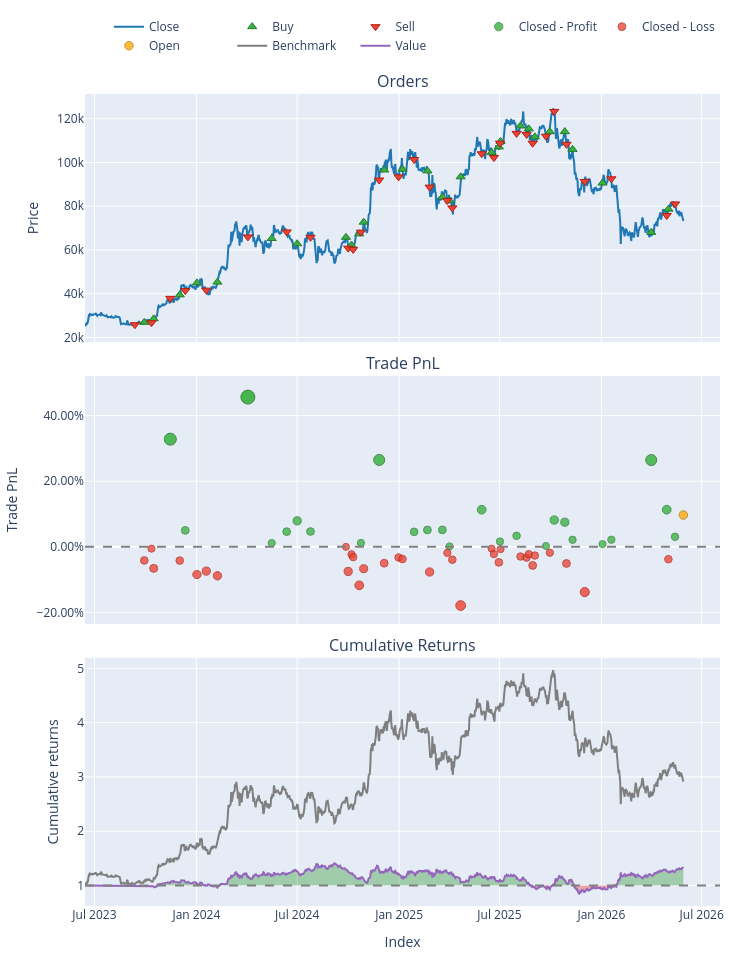

The notebook cell this image was saved under:
### Code cell
#================================================
# 1. Загружаем и готовим данные
#================================================
end_date = datetime.datetime.now()
start_date = end_date - datetime.timedelta(days=1080)

btc_price = vbt.YFData.download(
    'BTC-USD',
    missing_index = 'drop',
    start = start_date,
    end = end_date,
    interval = "1d").get()

# Пока не знаю зачем, но выгрузим данные в OHLC
open_price = btc_price['Open']
high = btc_price['High']
low = btc_price['Low']
close = btc_price['Close']

#=================================================
# 2. Прописываем функцию для индикатора
#=================================================
def breaker_indicator(open_price, high, low, close,
                     lookback = 90,
                     range_days = 5,
                     volatility = 0.02,
                     reward_risk = 5):
    
    # Нам нужны entry_long, entry_short, stop_loss, take_profit, проведем инициализацию
    min_risk = 0.003
    n = len(close)
    entry_long = pd.Series(False, index=close.index)
    entry_short = pd.Series(False, index=close.index)
    take_profit = pd.Series(np.nan, index=close.index)
    stop_loss = pd.Series(np.nan, index=close.index)

    # пройдем по свечам
    for i in range(lookback, n):
        range_start = i - range_days - 1
        range_high = high.iloc[range_start:i-1].max().item()
        range_low = low.iloc[range_start:i-1].min().item()
        range_width = (range_high - range_low)/range_low

        is_narrow_range = range_width <= volatility

        if is_narrow_range:     
            if close.iloc[i-1].item() > range_high:
                entry_long.iloc[i] = True
                stop_loss.iloc[i] = open_price.iloc[i-1]
                risk = open_price.iloc[i].item() - stop_loss.iloc[i].item()
                take_profit.iloc[i] = open_price.iloc[i] + risk*reward_risk
                if risk<min_risk:
                    entry_long.iloc[i] = False
                    stop_loss.iloc[i] = np.nan
                    take_profit.iloc[i] = np.nan
            elif close.iloc[i-1].item() < range_low:
                entry_short.iloc[i] = True
                stop_loss.iloc[i] = open_price.iloc[i-1]
                risk = stop_loss.iloc[i].item() - open_price.iloc[i].item()
                take_profit.iloc[i] = open_price.iloc[i] - risk*reward_risk
                if risk<min_risk:
                    entry_short.iloc[i] = False
                    stop_loss.iloc[i] = np.nan
                    take_profit.iloc[i] = np.nan

    return entry_long, entry_short, take_profit, stop_loss

#================================================
# 3. Оборачиваем индикатор через IndicatorFactory
#================================================
BreakerIndicator = vbt.IndicatorFactory(
    input_names = ['open_price', 'high', 'low', 'close'],
    param_names = ['lookback', 'range_days', 'volatility', 'reward_risk'],
    output_names = ['entry_long', 'entry_short', 'take_profit', 'stop_loss']
).from_apply_func(breaker_indicator,
                  lookback = 90,
                  range_days = 5,
                  volatility = 0.02,
                  reward_risk = 5,
                  keep_pd=True
)

# ============================================================
# 4. ЗАПУСК ИНДИКАТОРА
# ============================================================
res = BreakerIndicator.run(open_price, high, low, close,
                     lookback = 90,
                     range_days = 3,
                     volatility = 0.05,
                     reward_risk = 3)

# ============================================================
# 5. ЗАПУСК БЭКТЕС
# ============================================================
pf = vbt.Portfolio.from_signals(
    close,
    entries = res.entry_long,
    exits=None,
    short_entries = res.entry_short,
    short_exits=None,
    init_cash = 10000,
    size=0.1,
    sl_stop = res.stop_loss,
    tp_stop = res.take_profit,
)

# ============================================================
# 6. АНАЛИЗ
# ============================================================
print(pf.stats())
pf.plot().show()

### Figure 1 — Plotly figure (JSON) as saved in the notebook; plotly's stock layout.template omitted (floating-point values rounded to 4 significant figures; data arrays with more than 128 entries replaced by an {"elided": "..."} marker saying what was removed)
{"data": [{"legendgroup": "0", "line": {"color": "#1f77b4"}, "name": "Close", "showlegend": true, "type": "scatter", "uid": "02018b84-92ef-401a-a31e-f25dce754793", "x": {"elided": "1081 str values"}, "xaxis": "x", "y": {"elided": "1081 float values"}, "yaxis": "y"}, {"customdata": [[1.0, 0.2, 0.0], [3.0, 0.2, 0.0], [5.0, 0.2, 0.0], [7.0, 0.2, 0.0], [9.0, 0.2, 0.0], [11.0, 0.2, 0.0], [13.0, 0.2, 0.0], [15.0, 0.2, 0.0], [17.0, 0.2, 0.0], [19.0, 0.2, 0.0], [21.0, 0.2, 0.0], [23.0, 0.2, 0.0], [25.0, 0.2, 0.0], [27.0, 0.2, 0.0], [29.0, 0.2, 0.0], [31.0, 0.2, 0.0], [33.0, 0.2, 0.0], [35.0, 0.2, 0.0], [37.0, 0.2, 0.0], [39.0, 0.1997, 0.0], [41.0, 0.1939, 0.0], [43.0, 0.1897, 0.0], [45.0, 0.1847, 0.0], [47.0, 0.1814, 0.0], [49.0, 0.1961, 0.0], [51.0, 0.2, 0.0], [53.0, 0.2, 0.0], [55.0, 0.2, 0.0], [57.0, 0.2, 0.0]], "hovertemplate": "Order Id: %{customdata[0]}<br>Timestamp: %{x}<br>Price: %{y}<br>Size: %{customdata[1]:.6f}<br>Fees: %{customdata[2]:.6f}", "legendgroup": "1", "marker": {"color": "#37B13F", "line": {"color": "rgb(38,123,44)", "width": 1}, "size": 8, "symbol": "triangle-up"}, "mode": "markers", "name": "Buy", "type": "scatter", "uid": "4b619c2c-02bf-497d-b2be-769247b4820a", "x": ["2023-09-29T00:00:00+00:00", "2023-10-16T00:00:00+00:00", "2023-12-02T00:00:00+00:00", "2024-01-02T00:00:00+00:00", "2024-02-08T00:00:00+00:00", "2024-05-16T00:00:00+00:00", "2024-07-01T00:00:00+00:00", "2024-09-27T00:00:00+00:00", "2024-10-07T00:00:00+00:00", "2024-10-21T00:00:00+00:00", "2024-10-29T00:00:00+00:00", "2024-12-05T00:00:00+00:00", "2025-01-07T00:00:00+00:00", "2025-02-21T00:00:00+00:00", "2025-03-20T00:00:00+00:00", "2025-04-02T00:00:00+00:00", "2025-04-22T00:00:00+00:00", "2025-06-17T00:00:00+00:00", "2025-06-30T00:00:00+00:00", "2025-07-03T00:00:00+00:00", "2025-08-08T00:00:00+00:00", "2025-08-23T00:00:00+00:00", "2025-09-03T00:00:00+00:00", "2025-09-30T00:00:00+00:00", "2025-10-27T00:00:00+00:00", "2025-11-10T00:00:00+00:00", "2026-01-03T00:00:00+00:00", "2026-04-01T00:00:00+00:00", "2026-05-02T00:00:00+00:00"], "xaxis": "x", "y": [26910.0, 28520.0, 39480.0, 44960.0, 45300.0, 65230.0, 62850.0, 65790.0, 62240.0, 67370.0, 72720.0, 96590.0, 96920.0, 96130.0, 84170.0, 82490.0, 93440.0, 104600.0, 107100.0, 109600.0, 116700.0, 115400.0, 111700.0, 114100.0, 114100.0, 106000.0, 90600.0, 68080.0, 78660.0], "yaxis": "y"}, {"customdata": [[0.0, 0.1, 0.0], [2.0, 0.2, 0.0], [4.0, 0.2, 0.0], [6.0, 0.2, 0.0], [8.0, 0.2, 0.0], [10.0, 0.2, 0.0], [12.0, 0.2, 0.0], [14.0, 0.2, 0.0], [16.0, 0.2, 0.0], [18.0, 0.2, 0.0], [20.0, 0.2, 0.0], [22.0, 0.2, 0.0], [24.0, 0.2, 0.0], [26.0, 0.2, 0.0], [28.0, 0.2, 0.0], [30.0, 0.2, 0.0], [32.0, 0.2, 0.0], [34.0, 0.2, 0.0], [36.0, 0.2, 0.0], [38.0, 0.2, 0.0], [40.0, 0.1997, 0.0], [42.0, 0.1939, 0.0], [44.0, 0.1897, 0.0], [46.0, 0.1847, 0.0], [48.0, 0.1814, 0.0], [50.0, 0.1961, 0.0], [52.0, 0.2, 0.0], [54.0, 0.2, 0.0], [56.0, 0.2, 0.0], [58.0, 0.2, 0.0]], "hovertemplate": "Order Id: %{customdata[0]}<br>Timestamp: %{x}<br>Price: %{y}<br>Size: %{customdata[1]:.6f}<br>Fees: %{customdata[2]:.6f}", "legendgroup": "2", "marker": {"color": "#EA4335", "line": {"color": "rgb(181,31,18)", "width": 1}, "size": 8, "symbol": "triangle-down"}, "mode": "markers", "name": "Sell", "type": "scatter", "uid": "d678519c-b45e-4684-8c05-b568e268d2e1", "x": ["2023-09-12T00:00:00+00:00", "2023-10-12T00:00:00+00:00", "2023-11-15T00:00:00+00:00", "2023-12-12T00:00:00+00:00", "2024-01-19T00:00:00+00:00", "2024-04-03T00:00:00+00:00", "2024-06-12T00:00:00+00:00", "2024-07-25T00:00:00+00:00", "2024-10-01T00:00:00+00:00", "2024-10-10T00:00:00+00:00", "2024-10-24T00:00:00+00:00", "2024-11-26T00:00:00+00:00", "2024-12-31T00:00:00+00:00", "2025-01-28T00:00:00+00:00", "2025-02-25T00:00:00+00:00", "2025-03-29T00:00:00+00:00", "2025-04-07T00:00:00+00:00", "2025-05-30T00:00:00+00:00", "2025-06-21T00:00:00+00:00", "2025-07-02T00:00:00+00:00", "2025-08-01T00:00:00+00:00", "2025-08-19T00:00:00+00:00", "2025-08-30T00:00:00+00:00", "2025-09-23T00:00:00+00:00", "2025-10-08T00:00:00+00:00", "2025-10-30T00:00:00+00:00", "2025-12-02T00:00:00+00:00", "2026-01-19T00:00:00+00:00", "2026-04-29T00:00:00+00:00", "2026-05-14T00:00:00+00:00"], "xaxis": "x", "y": [25830.0, 26760.0, 37880.0, 41450.0, 41620.0, 65980.0, 68240.0, 65780.0, 60840.0, 60270.0, 68160.0, 91990.0, 93430.0, 101300.0, 88740.0, 82600.0, 79240.0, 104000.0, 102300.0, 108900.0, 113300.0, 112800.0, 108800.0, 112000.0, 123400.0, 108300.0, 91350.0, 92550.0, 75780.0, 81050.0], "yaxis": "y"}, {"customdata": [[3.0, 3.0, 936.1, 0.3282], [5.0, 5.0, 197.4, 0.05], [9.0, 9.0, 2068.0, 0.4565], [10.0, 10.0, 74.92, 0.01136], [11.0, 11.0, 301.0, 0.04614], [12.0, 12.0, 538.9, 0.07897], [13.0, 13.0, 292.5, 0.04654], [19.0, 19.0, 79.32, 0.01177], [21.0, 21.0, 1926.0, 0.2649], [25.0, 25.0, 441.0, 0.0455], [26.0, 26.0, 520.7, 0.05138], [28.0, 28.0, 456.9, 0.05149], [30.0, 30.0, 11.19, 0.001354], [33.0, 33.0, 1056.0, 0.113], [37.0, 37.0, 172.4, 0.01609], [39.0, 39.0, 366.1, 0.03349], [45.0, 45.0, 24.68, 0.002607], [47.0, 47.0, 757.0, 0.08153], [48.0, 48.0, 923.6, 0.07487], [50.0, 50.0, 230.9, 0.02132], [52.0, 52.0, 74.7, 0.008177], [53.0, 53.0, 195.0, 0.02153], [54.0, 54.0, 2448.0, 0.2644], [55.0, 55.0, 769.8, 0.1131], [57.0, 57.0, 239.4, 0.03044]], "hovertemplate": "Exit Trade Id: %{customdata[0]}<br>Position Id: %{customdata[1]}<br>Exit Timestamp: %{x}<br>PnL: %{customdata[2]:.6f}<br>Return: %{customdata[3]:.2%}", "legendgroup": "3", "marker": {"color": "#37B13F", "line": {"color": "rgb(38,123,44)", "width": 1}, "opacity": [0.8578, 0.7664, 0.9, 0.7537, 0.7651, 0.7759, 0.7652, 0.7538, 0.837, 0.7649, 0.7668, 0.7669, 0.7504, 0.7871, 0.7552, 0.7609, 0.7508, 0.7767, 0.7745, 0.7569, 0.7526, 0.757, 0.8369, 0.7871, 0.7599], "size": [12.03, 7.764, 14.0, 7.171, 7.705, 8.208, 7.711, 7.178, 11.06, 7.695, 7.785, 7.787, 7.018, 8.73, 7.244, 7.511, 7.037, 8.248, 8.145, 7.324, 7.122, 7.327, 11.05, 8.732, 7.464], "symbol": "circle"}, "mode": "markers", "name": "Closed - Profit", "type": "scatter", "uid": "d2db1841-7412-4071-a6ad-6b15f614afe4", "x": ["2023-11-15T00:00:00+00:00", "2023-12-12T00:00:00+00:00", "2024-04-03T00:00:00+00:00", "2024-05-16T00:00:00+00:00", "2024-06-12T00:00:00+00:00", "2024-07-01T00:00:00+00:00", "2024-07-25T00:00:00+00:00", "2024-10-24T00:00:00+00:00", "2024-11-26T00:00:00+00:00", "2025-01-28T00:00:00+00:00", "2025-02-21T00:00:00+00:00", "2025-03-20T00:00:00+00:00", "2025-04-02T00:00:00+00:00", "2025-05-30T00:00:00+00:00", "2025-07-02T00:00:00+00:00", "2025-08-01T00:00:00+00:00", "2025-09-23T00:00:00+00:00", "2025-10-08T00:00:00+00:00", "2025-10-27T00:00:00+00:00", "2025-11-10T00:00:00+00:00", "2026-01-03T00:00:00+00:00", "2026-01-19T00:00:00+00:00", "2026-04-01T00:00:00+00:00", "2026-04-29T00:00:00+00:00", "2026-05-14T00:00:00+00:00"], "xaxis": "x2", "y": [0.3282, 0.05, 0.4565, 0.01136, 0.04614, 0.07897, 0.04654, 0.01177, 0.2649, 0.0455, 0.05138, 0.05149, 0.001354, 0.113, 0.01609, 0.03349, 0.002607, 0.08153, 0.07487, 0.02132, 0.008177, 0.02153, 0.2644, 0.1131, 0.03044], "yaxis": "y2"}, {"customdata": {"elided": "33x4 float values"}, "hovertemplate": "Exit Trade Id: %{customdata[0]}<br>Position Id: %{customdata[1]}<br>Exit Timestamp: %{x}<br>PnL: %{customdata[2]:.6f}<br>Return: %{customdata[3]:.2%}", "legendgroup": "4", "marker": {"color": "#EA4335", "line": {"color": "rgb(181,31,18)", "width": 1}, "opacity": [0.7637, 0.7518, 0.7716, 0.7638, 0.7778, 0.7744, 0.779, 0.75, 0.7747, 0.7575, 0.7603, 0.7886, 0.7719, 0.7664, 0.7607, 0.7622, 0.7752, 0.7561, 0.7629, 0.8089, 0.7518, 0.7573, 0.7656, 0.7523, 0.7597, 0.7608, 0.7573, 0.7686, 0.7587, 0.7559, 0.7667, 0.7954, 0.7624], "size": [7.637, 7.085, 8.008, 7.643, 8.295, 8.136, 8.355, 7.0, 8.152, 7.35, 7.481, 8.802, 8.023, 7.765, 7.499, 7.571, 8.176, 7.283, 7.601, 9.748, 7.086, 7.341, 7.729, 7.108, 7.453, 7.504, 7.343, 7.87, 7.408, 7.276, 7.778, 9.117, 7.58], "symbol": "circle"}, "mode": "markers", "name": "Closed - Loss", "type": "scatter", "uid": "5def1d53-fc46-4c03-af74-ab4a96169735", "x": ["2023-09-29T00:00:00+00:00", "2023-10-12T00:00:00+00:00", "2023-10-16T00:00:00+00:00", "2023-12-02T00:00:00+00:00", "2024-01-02T00:00:00+00:00", "2024-01-19T00:00:00+00:00", "2024-02-08T00:00:00+00:00", "2024-09-27T00:00:00+00:00", "2024-10-01T00:00:00+00:00", "2024-10-07T00:00:00+00:00", "2024-10-10T00:00:00+00:00", "2024-10-21T00:00:00+00:00", "2024-10-29T00:00:00+00:00", "2024-12-05T00:00:00+00:00", "2024-12-31T00:00:00+00:00", "2025-01-07T00:00:00+00:00", "2025-02-25T00:00:00+00:00", "2025-03-29T00:00:00+00:00", "2025-04-07T00:00:00+00:00", "2025-04-22T00:00:00+00:00", "2025-06-17T00:00:00+00:00", "2025-06-21T00:00:00+00:00", "2025-06-30T00:00:00+00:00", "2025-07-03T00:00:00+00:00", "2025-08-08T00:00:00+00:00", "2025-08-19T00:00:00+00:00", "2025-08-23T00:00:00+00:00", "2025-08-30T00:00:00+00:00", "2025-09-03T00:00:00+00:00", "2025-09-30T00:00:00+00:00", "2025-10-30T00:00:00+00:00", "2025-12-02T00:00:00+00:00", "2026-05-02T00:00:00+00:00"], "xaxis": "x2", "y": [-0.04174, -0.005757, -0.06588, -0.04213, -0.08463, -0.07428, -0.0885, -0.0002043, -0.07529, -0.02301, -0.03153, -0.1177, -0.06689, -0.0501, -0.03276, -0.03739, -0.07687, -0.01865, -0.03941, -0.1793, -0.005794, -0.02241, -0.0477, -0.007245, -0.02973, -0.03306, -0.02254, -0.05691, -0.02679, -0.01823, -0.05094, -0.1382, -0.03802], "yaxis": "y2"}, {"customdata": [[58.0, 58.0, 784.5, 0.0968]], "hovertemplate": "Exit Trade Id: %{customdata[0]}<br>Position Id: %{customdata[1]}<br>Exit Timestamp: %{x}<br>PnL: %{customdata[2]:.6f}<br>Return: %{customdata[3]:.2%}", "legendgroup": "5", "marker": {"color": "#FFAA00", "line": {"color": "rgb(178,118,0)", "width": 1}, "opacity": [0.7818], "size": [8.482], "symbol": "circle"}, "mode": "markers", "name": "Open", "type": "scatter", "uid": "fa381dfa-2fef-4bf7-bb21-b6be6d80e5b4", "x": ["2026-05-29T00:00:00+00:00"], "xaxis": "x2", "y": [0.0968], "yaxis": "y2"}, {"legendgroup": "6", "line": {"color": "#7f7f7f"}, "name": "Benchmark", "showlegend": true, "type": "scatter", "uid": "50341183-a39f-41d4-be3a-a846229f74a3", "x": {"elided": "1081 str values"}, "xaxis": "x3", "y": {"elided": "1081 float values"}, "yaxis": "y3"}, {"hoverinfo": "skip", "legendgroup": "7", "line": {"color": "rgba(0, 0, 0, 0)", "width": 0}, "opacity": 0, "showlegend": false, "type": "scatter", "uid": "4a037365-8884-4ffb-acaf-d011f3e3571d", "x": {"elided": "1081 str values"}, "xaxis": "x3", "y": {"elided": "1081 int values"}, "yaxis": "y3"}, {"connectgaps": false, "fill": "tonexty", "fillcolor": "rgba(0, 128, 0, 0.3)", "hoverinfo": "skip", "legendgroup": "7", "line": {"color": "rgba(0, 0, 0, 0)", "width": 0}, "opacity": 0, "showlegend": false, "type": "scatter", "uid": "0e12d310-fc02-4764-b15a-448b24cbc1df", "x": {"elided": "1081 str values"}, "xaxis": "x3", "y": {"elided": "1081 float values"}, "yaxis": "y3"}, {"hoverinfo": "skip", "legendgroup": "7", "line": {"color": "rgba(0, 0, 0, 0)", "width": 0}, "opacity": 0, "showlegend": false, "type": "scatter", "uid": "6ccca85f-6cbc-4896-b960-f39ceef7aa9d", "x": {"elided": "1081 str values"}, "xaxis": "x3", "y": {"elided": "1081 int values"}, "yaxis": "y3"}, {"connectgaps": false, "fill": "tonexty", "fillcolor": "rgba(255, 0, 0, 0.3)", "hoverinfo": "skip", "legendgroup": "7", "line": {"color": "rgba(0, 0, 0, 0)", "width": 0}, "opacity": 0, "showlegend": false, "type": "scatter", "uid": "ea790d6a-c01c-45e7-a69b-5e0ae1dec13b", "x": {"elided": "1081 str values"}, "xaxis": "x3", "y": {"elided": "1081 float values"}, "yaxis": "y3"}, {"legendgroup": "8", "line": {"color": "#9467bd"}, "name": "Value", "showlegend": true, "type": "scatter", "uid": "d3a5d8a8-b9f9-4b45-82de-17eabb194a6a", "x": {"elided": "1081 str values"}, "xaxis": "x3", "y": {"elided": "1081 float values"}, "yaxis": "y3"}, {"hoverinfo": "skip", "legendgroup": "7", "line": {"color": "rgba(0, 0, 0, 0)", "width": 0}, "opacity": 0, "showlegend": false, "type": "scatter", "uid": "342386aa-5b66-498a-b198-4bede47d8fe7", "x": {"elided": "1081 str values"}, "xaxis": "x3", "y": {"elided": "1081 int values"}, "yaxis": "y3"}], "layout": {"annotations": [{"font": {"size": 16}, "showarrow": false, "text": "Orders", "x": 0.5, "xanchor": "center", "xref": "paper", "y": 1, "yanchor": "bottom", "yref": "paper"}, {"font": {"size": 16}, "showarrow": false, "text": "Trade PnL", "x": 0.5, "xanchor": "center", "xref": "paper", "y": 0.6528, "yanchor": "bottom", "yref": "paper"}, {"font": {"size": 16}, "showarrow": false, "text": "Cumulative Returns", "x": 0.5, "xanchor": "center", "xref": "paper", "y": 0.3056, "yanchor": "bottom", "yref": "paper"}], "height": 960, "legend": {"orientation": "h", "traceorder": "normal", "x": 1, "xanchor": "right", "y": 1.042, "yanchor": "bottom"}, "margin": {"b": 30, "l": 30, "r": 30, "t": 30}, "shapes": [{"line": {"color": "gray", "dash": "dash"}, "type": "line", "x0": 0, "x1": 1, "xref": "paper", "y0": 0, "y1": 0, "yref": "y2"}, {"line": {"color": "gray", "dash": "dash"}, "type": "line", "x0": 0, "x1": 1, "xref": "paper", "y0": 1, "y1": 1, "yref": "y3"}], "showlegend": true, "width": 750, "xaxis": {"anchor": "y", "domain": [0, 1], "matches": "x3", "showticklabels": false}, "xaxis2": {"anchor": "y2", "domain": [0, 1], "matches": "x3", "showticklabels": false}, "xaxis3": {"anchor": "y3", "domain": [0, 1], "title": {"text": "Index"}}, "yaxis": {"anchor": "x", "domain": [0.6944, 1], "title": {"text": "Price"}}, "yaxis2": {"anchor": "x2", "domain": [0.3472, 0.6528], "tickformat": ".2%", "title": {"text": "Trade PnL"}}, "yaxis3": {"anchor": "x3", "domain": [0, 0.3056], "title": {"text": "Cumulative returns"}}}}
